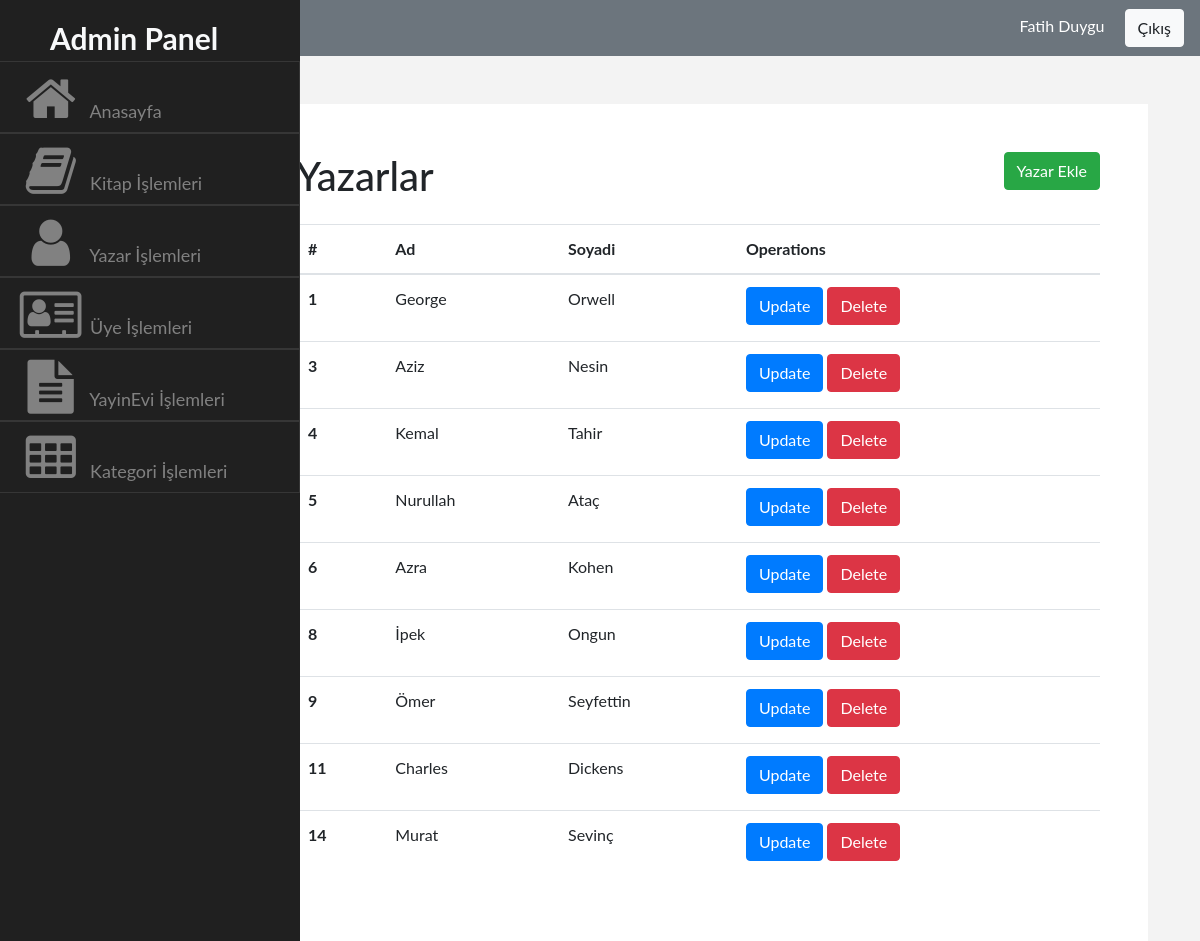
The page /Admin/Yazar/index.php (signed in) on the database its author committed.
### tables this page shows
CREATE TABLE `yazarlar` (
  `Id` int(11) NOT NULL,
  `Adi` varchar(30) NOT NULL,
  `Soyadi` varchar(30) NOT NULL
);

### Admin/Yazar/index.php (the view, shortened to what this page needs)
<?php
include('../php/header.php');
require_once '../../baglan.php';
$sorgu=$db->prepare('SELECT * FROM yazarlar');
$sorgu->execute();
$yazarlar=$sorgu->fetchAll(PDO::FETCH_ASSOC);
?>
    <a href="insert.php" class="btn btn-success float-right mb-3">Yazar Ekle</a>
    <h1 class="display-5 mb-4">Yazarlar</h1>
    <table class="table">
        <thead>
        <tr>
            <th scope="col">#</th>
            <th scope="col">Ad</th>
            <th scope="col">Soyadi</th>
            <th scope="col">Operations</th>
        </tr>
        </thead>
        <tbody>
        <?php foreach ($yazarlar as $yazar):?>
            <tr>
                <th scope="row"><?php echo $yazar['Id'] ?></th>
                <td><?php echo $yazar['Adi'] ?></td>
                <td><?php echo $yazar['Soyadi'] ?></td>
                <td>
                    <a href="update.php?id=<?php echo $yazar['Id'];?>" class="btn btn-primary mb-1">Update</a>
                    <a href="index.php?deleteId=<?php echo $yazar['Id'];?>" class="btn btn-danger mb-1">Delete</a>
                </td>
            </tr>
        <?php endforeach; ?>
        </tbody>
    </table>
<?php
include('../php/footer.php');
?>

### css/admin.css (style rules this page uses)
body { font-family: "Lato", sans-serif; background-color: #F3F3F3; }

### rows shown on the page
yazarlar: Id "1", Adi "George", Soyadi "Orwell"
yazarlar: Id "3", Adi "Aziz", Soyadi "Nesin"
yazarlar: Id "4", Adi "Kemal", Soyadi "Tahir"
yazarlar: Id "5", Adi "Nurullah", Soyadi "Ataç"
yazarlar: Id "6", Adi "Azra", Soyadi "Kohen"
yazarlar: Id "8", Adi "İpek", Soyadi "Ongun"
yazarlar: Id "9", Adi "Ömer", Soyadi "Seyfettin"
yazarlar: Id "11", Adi "Charles", Soyadi "Dickens"
yazarlar: Id "14", Adi "Murat", Soyadi "Sevinç"

### other values the page prints
$_SESSION['Adi'] "Fatih"
$_SESSION['Soyadi'] "Duygu"
